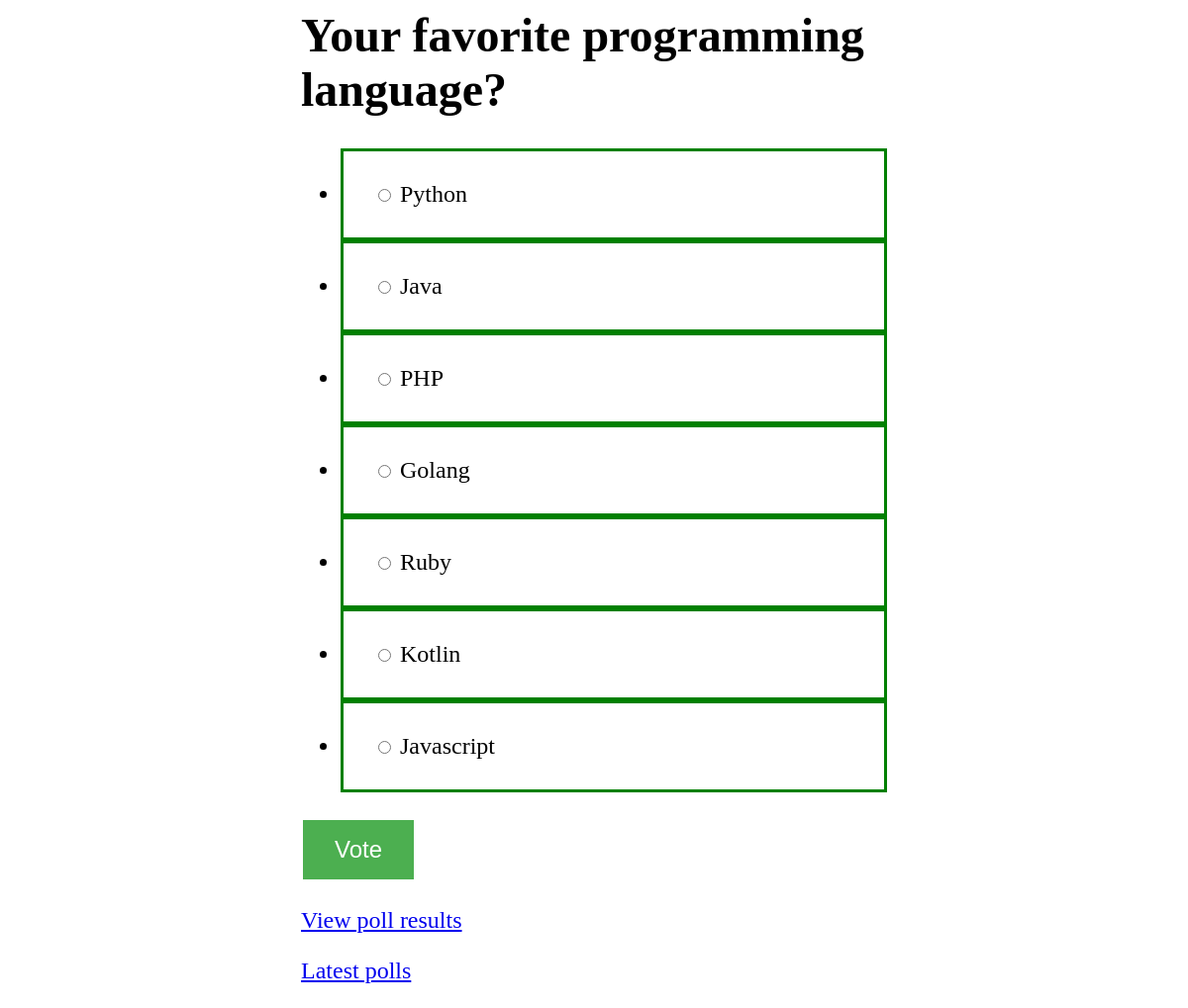
Page /10/ on the committed database.
### polls/models.py (models this page shows, shortened)
class Question(models.Model):
    question_text = models.CharField(max_length=200)
    pub_date = models.DateTimeField('date published')
    def was_published_recently(self):
        now = timezone.now()
        return now - datetime.timedelta(days=1) <= self.pub_date <= now
    was_published_recently.admin_order_field = 'pub_date'
    was_published_recently.boolean = True
    was_published_recently.short_description = 'Published recently?'

class Choice(models.Model):
    question = models.ForeignKey(Question, on_delete=models.CASCADE)
    choice_text = models.CharField(max_length=200)
    votes = models.IntegerField(default=0)

### polls/views.py (the view)
# urls.py: path('<int:pk>/', views.DetailView.as_view(), name='detail'),
class DetailView(generic.DetailView):
    model = Question
    template_name = 'polls/detail.html'
    def get_queryset(self):
        past_questions = Question.objects.filter(
            pub_date__lte=timezone.now()
        )
        question_texts_of_past_questions_with_choices = []
        for question in past_questions:
            if question.choice_set.count() != 0:
                question_texts_of_past_questions_with_choices.append(question.question_text)
        past_questions_with_choices = past_questions.filter(question_text__in=question_texts_of_past_questions_with_choices)
        return past_questions_with_choices

### polls/templates/polls/detail.html (shortened to what this page needs)
{% load static %}
<link rel="stylesheet" type="text/css" href="{% static 'polls/style.css' %}">
<div class='content'>
    <h1>{{ question.question_text }}</h1>
    <form action="{% url 'polls:vote' question.id %}" method="post">
    <ul>
        {% for choice in question.choice_set.all %}
        <li><input type="radio" name="choice" id="choice{{ forloop.counter }}" value="{{ choice.id }}">
            <label for="choice{{ forloop.counter }}">{{ choice.choice_text }}</label><br>
        </li>
        {% endfor %}
    </ul>
    <input type="submit" value="Vote">
    </form>
    <p><a href="{% url 'polls:results' question.id %}">View poll results</a></p>
    <p><a href="{% url 'polls:index' %}">Latest polls</a></p>
</div>

### polls/static/polls/style.css (style rules this page uses)
.content { margin: auto; width: 50%; font-size: x-large; }
li { border: 3px solid green; padding: 30px; }
input[type=button], input[type=submit], input[type=reset] { background-color: #4CAF50; border: none; color: white; padding: 16px 32px; font-size: x-large; text-decoration: none; margin: 4px 2px; cursor: pointer; }

### rows in the picture
Question: question_text "Your favorite programming language?"
Choice: choice_text "Python"
Choice: choice_text "Java"
Choice: choice_text "PHP"
Choice: choice_text "Golang"
Choice: choice_text "Ruby"
Choice: choice_text "Kotlin"
Choice: choice_text "Javascript"
